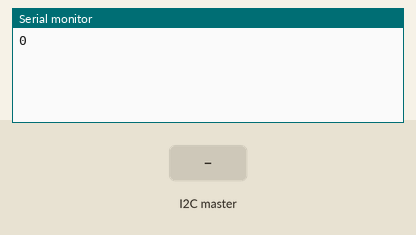
This sketch was run on a simulated Arduino Uno, built with avr-gcc and run on an emulated ATmega328P. Shown: the last lines printed to the serial monitor. The test bench sets the inputs (shaded band).

Above: at 1.2 s.
1.3 s: the I2C master sends the byte 1
At 2.6 s:
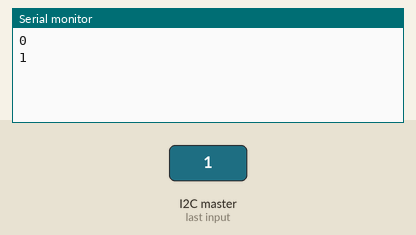
2.8 s: the I2C master sends the byte 2
At 4.9 s:
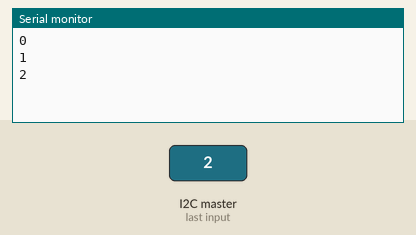
Timing chart, 0 to 6.4 s (numbered marks = the images above; inputs shaded):
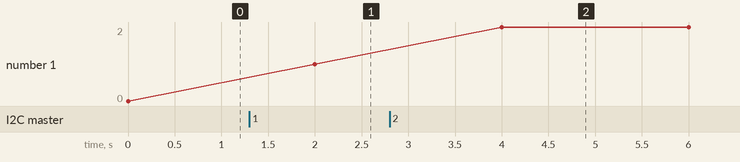

Measured:
- after the input at 1.3 s, the serial monitor: prints a new line after 0.70 s (image 1)
- after the input at 2.8 s, the serial monitor: prints a new line after 1.2 s (image 2)
- plotted number 1: 0 → 1 after the input at 1.3 s, 1 → 2 after the input at 2.8 s

The sketch:

wired_connection_receiver.ino
```cpp
#include <Wire.h>
#include <SoftwareSerial.h>
unsigned int x = 0;

void setup() {
  // put your setup code here, to run once:
  Wire.begin(9);
  Serial.begin(9600);
  Wire.onReceive(receiveEvent);
}

void receiveEvent(int bytes){
  x = Wire.read();
}

void loop() {
  // put your main code here, to run repeatedly:
  Serial.println(x);
  delay(2000);
}
```
